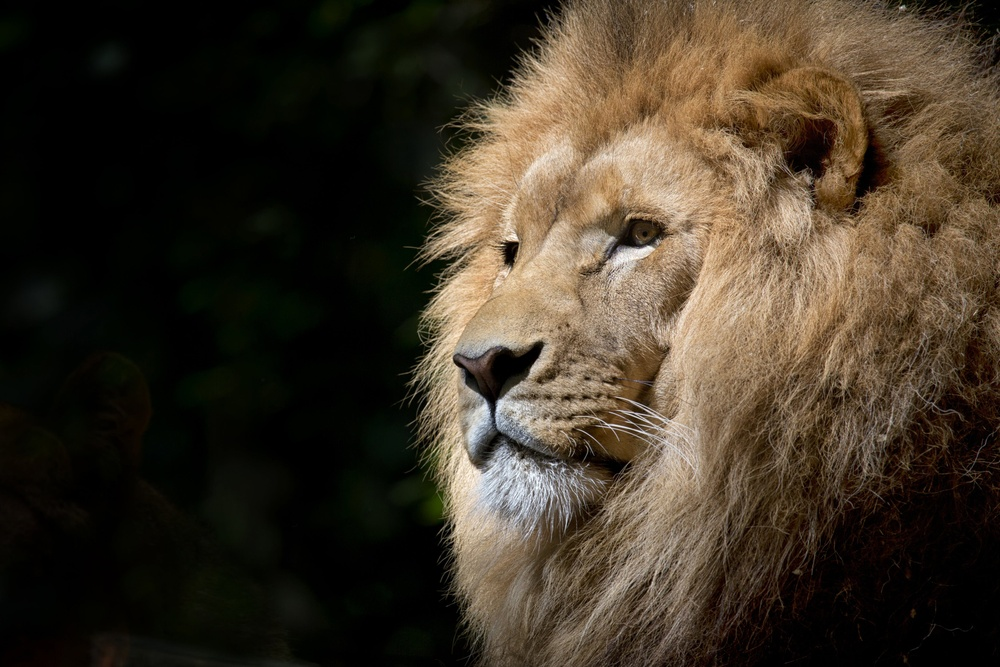
#> input picture Image_processing/image2.jpg, 1000 x 667 px, shrunk from 4252 x 2835 before the run
$ python histogram_equalization.py
#> lines starting #> are read from the running program, lines starting #| are printed output that depends on the picture
import cv2

img = cv2.imread('image2.jpg', 0)
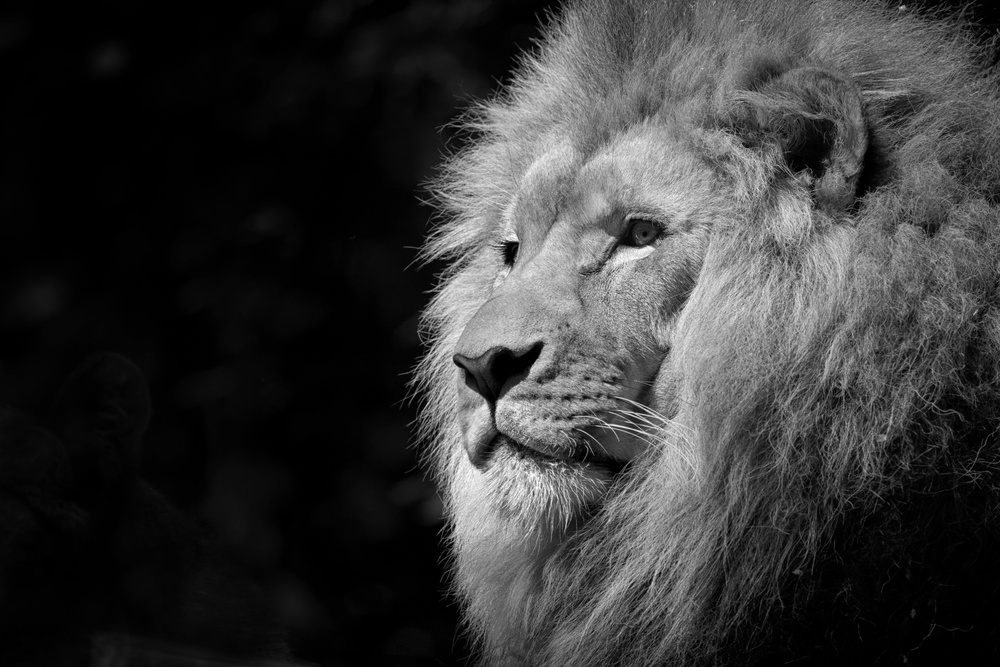
#> img: shape (667, 1000); min 0, max 255, mean 54.4
equalized = cv2.equalizeHist(img)
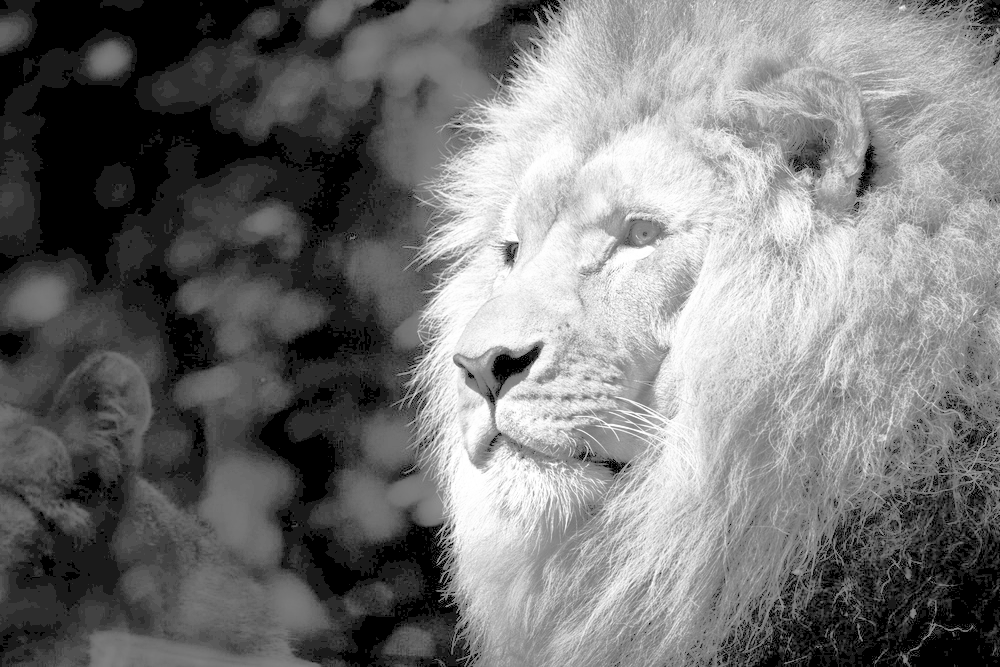
#> equalized: shape (667, 1000); min 0, max 255, mean 118

cv2.imshow('Equalized Image', equalized)
cv2.waitKey(0)
cv2.destroyAllWindows()
